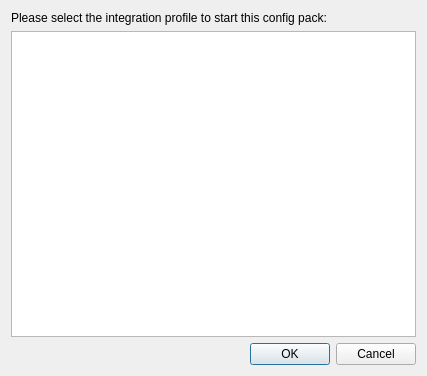
<?xml version="1.0" encoding="UTF-8"?>
<ui version="4.0">
 <class>ConfigProfileSelect</class>
 <widget class="QDialog" name="ConfigProfileSelect">
  <property name="geometry">
   <rect>
    <x>0</x>
    <y>0</y>
    <width>427</width>
    <height>376</height>
   </rect>
  </property>
  <property name="windowTitle">
   <string>Integration profile selection</string>
  </property>
  <property name="windowIcon">
   <iconset resource="../../_resources/appicon/appicon.qrc">
    <normaloff>:/appicon/app.ico</normaloff>:/appicon/app.ico</iconset>
  </property>
  <layout class="QVBoxLayout" name="verticalLayout">
   <item>
    <widget class="QLabel" name="profileDescriptionLabel">
     <property name="text">
      <string>Please select the integration profile to start this config pack:</string>
     </property>
    </widget>
   </item>
   <item>
    <widget class="QListWidget" name="profilesList"/>
   </item>
   <item>
    <widget class="QDialogButtonBox" name="buttonBox">
     <property name="orientation">
      <enum>Qt::Horizontal</enum>
     </property>
     <property name="standardButtons">
      <set>QDialogButtonBox::Cancel|QDialogButtonBox::Ok</set>
     </property>
    </widget>
   </item>
  </layout>
 </widget>
 <resources>
  <include location="../../_resources/appicon/appicon.qrc"/>
 </resources>
 <connections>
  <connection>
   <sender>buttonBox</sender>
   <signal>accepted()</signal>
   <receiver>ConfigProfileSelect</receiver>
   <slot>accept()</slot>
   <hints>
    <hint type="sourcelabel">
     <x>248</x>
     <y>254</y>
    </hint>
    <hint type="destinationlabel">
     <x>157</x>
     <y>274</y>
    </hint>
   </hints>
  </connection>
  <connection>
   <sender>buttonBox</sender>
   <signal>rejected()</signal>
   <receiver>ConfigProfileSelect</receiver>
   <slot>reject()</slot>
   <hints>
    <hint type="sourcelabel">
     <x>316</x>
     <y>260</y>
    </hint>
    <hint type="destinationlabel">
     <x>286</x>
     <y>274</y>
    </hint>
   </hints>
  </connection>
 </connections>
</ui>
